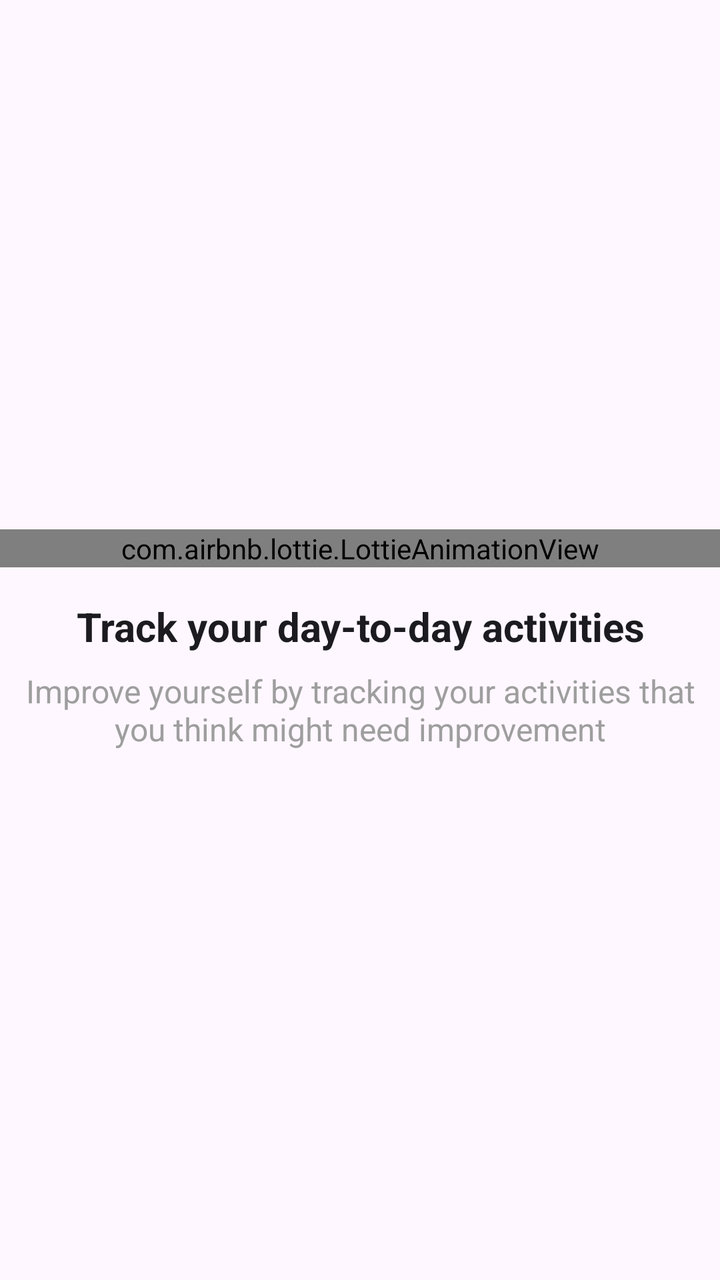
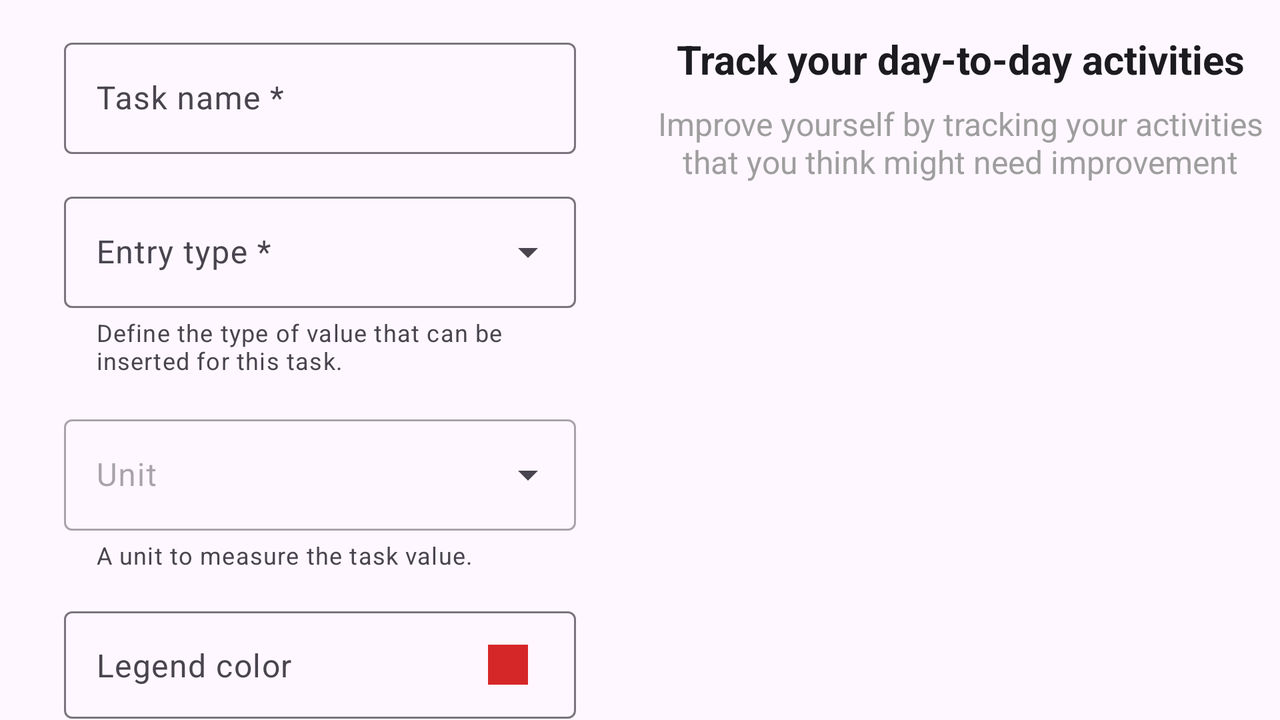

First picture: res/layout/ on a phone held upright. Second picture: the repository's own variant of that layout, on a device whose configuration matches the variant's folder. Source for both follows.
<!-- AndroidManifest.xml: application theme Theme.TaskTracker -->
<!-- res/layout/adapter_onboarding_item.xml -->
<?xml version="1.0" encoding="utf-8"?>
<androidx.constraintlayout.widget.ConstraintLayout xmlns:android="http://schemas.android.com/apk/res/android"
    xmlns:app="http://schemas.android.com/apk/res-auto"
    android:layout_width="match_parent"
    android:layout_height="match_parent">

    <LinearLayout
        android:id="@+id/onboarding_main_layout"
        android:layout_width="match_parent"
        android:layout_height="match_parent"
        android:gravity="center"
        android:orientation="vertical">

        <com.airbnb.lottie.LottieAnimationView
            android:id="@+id/onboarding_screen_animation"
            android:layout_width="match_parent"
            android:layout_height="wrap_content"
            app:lottie_autoPlay="true"
            app:lottie_fileName="lottie_onboarding_first.json"
            app:lottie_loop="true" />

        <TextView
            android:id="@+id/onboarding_screen_title"
            android:layout_width="match_parent"
            android:layout_height="wrap_content"
            android:layout_marginTop="16dp"
            android:gravity="center"
            android:text="@string/onboarding_screen1_title"
            android:textColor="@color/text_color"
            android:textSize="20sp"
            android:textStyle="bold" />

        <TextView
            android:id="@+id/onboarding_screen_msg"
            android:layout_width="match_parent"
            android:layout_height="wrap_content"
            android:layout_marginTop="8dp"
            android:gravity="center"
            android:text="@string/onboarding_screen1_msg"
            android:textColor="@color/onboarding_msg"
            android:textSize="16sp" />
    </LinearLayout>

    <androidx.core.widget.NestedScrollView
        android:id="@+id/onboarding_task_layout"
        android:layout_width="match_parent"
        android:layout_height="match_parent"
        android:visibility="gone">

        <androidx.constraintlayout.widget.ConstraintLayout
            android:layout_width="match_parent"
            android:layout_height="match_parent">

            <TextView
                android:id="@+id/onboarding_task_title"
                android:layout_width="match_parent"
                android:layout_height="wrap_content"
                android:layout_marginTop="16dp"
                android:gravity="center"
                android:text="@string/onboarding_screen3_title"
                android:textColor="@color/text_color"
                android:textSize="20sp"
                android:textStyle="bold"
                app:layout_constraintBottom_toTopOf="@+id/onboarding_task_msg"
                app:layout_constraintTop_toTopOf="parent" />

            <TextView
                android:id="@+id/onboarding_task_msg"
                android:layout_width="match_parent"
                android:layout_height="wrap_content"
                android:layout_marginTop="8dp"
                android:gravity="center"
                android:text="@string/onboarding_screen3_msg"
                android:textColor="@color/onboarding_msg"
                android:textSize="16sp"
                app:layout_constraintTop_toBottomOf="@+id/onboarding_task_title" />

            <include
                android:id="@+id/include"
                layout="@layout/fragment_task"
                android:layout_width="match_parent"
                android:layout_height="wrap_content"
                android:layout_marginTop="16dp"
                app:layout_constraintBottom_toBottomOf="parent"
                app:layout_constraintTop_toBottomOf="@+id/onboarding_task_msg" />

        </androidx.constraintlayout.widget.ConstraintLayout>
    </androidx.core.widget.NestedScrollView>

</androidx.constraintlayout.widget.ConstraintLayout>
<!-- res/layout/fragment_task.xml (included above) -->
<?xml version="1.0" encoding="utf-8"?>
<androidx.core.widget.NestedScrollView xmlns:android="http://schemas.android.com/apk/res/android"
    xmlns:app="http://schemas.android.com/apk/res-auto"
    xmlns:tools="http://schemas.android.com/tools"
    android:layout_width="match_parent"
    android:layout_height="match_parent"
    tools:context=".gui.fragments.TaskFragment">

    <androidx.constraintlayout.widget.ConstraintLayout
        android:layout_width="match_parent"
        android:layout_height="match_parent"
        android:paddingLeft="16dp"
        android:paddingRight="16dp">

        <com.google.android.material.textfield.TextInputLayout
            android:id="@+id/task_name_input_layout"
            android:layout_width="match_parent"
            android:layout_height="wrap_content"
            android:layout_marginStart="16dp"
            android:layout_marginTop="16dp"
            android:layout_marginEnd="16dp"
            android:hint="@string/task_header_name"
            app:layout_constraintStart_toStartOf="parent"
            app:layout_constraintTop_toTopOf="parent">

            <com.google.android.material.textfield.TextInputEditText
                android:id="@+id/task_name_edittext"
                android:layout_width="match_parent"
                android:layout_height="wrap_content"
                android:imeOptions="actionDone"
                android:inputType="textCapSentences" />

        </com.google.android.material.textfield.TextInputLayout>

        <com.google.android.material.textfield.TextInputLayout
            android:id="@+id/task_type_input_layout"
            style="@style/Widget.Material3.TextInputLayout.OutlinedBox.ExposedDropdownMenu"
            android:layout_width="match_parent"
            android:layout_height="wrap_content"
            android:layout_marginStart="16dp"
            android:layout_marginTop="16dp"
            android:layout_marginEnd="16dp"
            android:hint="@string/task_header_type"
            app:helperText="@string/task_details_type"
            app:layout_constraintStart_toStartOf="parent"
            app:layout_constraintTop_toBottomOf="@+id/task_name_input_layout">

            <AutoCompleteTextView
                android:id="@+id/task_type_edittext"
                android:layout_width="match_parent"
                android:layout_height="wrap_content"
                android:inputType="none" />

        </com.google.android.material.textfield.TextInputLayout>

        <com.google.android.material.textfield.TextInputLayout
            android:id="@+id/task_units_input_layout"
            style="@style/Widget.Material3.TextInputLayout.OutlinedBox.ExposedDropdownMenu"
            android:layout_width="match_parent"
            android:layout_height="wrap_content"
            android:layout_marginStart="16dp"
            android:layout_marginTop="16dp"
            android:layout_marginEnd="16dp"
            android:enabled="false"
            android:hint="@string/task_header_unit"
            app:helperText="@string/task_details_unit"
            app:layout_constraintStart_toStartOf="parent"
            app:layout_constraintTop_toBottomOf="@+id/task_type_input_layout">

            <AutoCompleteTextView
                android:id="@+id/task_units_edittext"
                android:layout_width="match_parent"
                android:layout_height="wrap_content"
                android:inputType="none" />

        </com.google.android.material.textfield.TextInputLayout>


        <Button
            android:id="@+id/task_color_input_button"
            style="@style/Widget.Material3.Button.OutlinedButton.Icon"
            android:layout_width="match_parent"
            android:layout_height="wrap_content"
            android:layout_marginStart="16dp"
            android:layout_marginTop="16dp"
            android:layout_marginEnd="16dp"
            android:gravity="start"
            android:paddingTop="16dp"
            android:paddingBottom="16dp"
            android:text="@string/task_header_color"
            android:textAppearance="?attr/textAppearanceBodyLarge"
            android:textColor="?attr/colorOnSurfaceVariant"
            app:icon="@color/legend_red"
            app:iconGravity="end"
            app:iconSize="20dp"
            app:iconTint="@color/legend_red"
            app:layout_constraintEnd_toEndOf="parent"
            app:layout_constraintStart_toStartOf="parent"
            app:layout_constraintTop_toBottomOf="@+id/task_units_input_layout"
            app:shapeAppearance="?attr/shapeAppearanceSmallComponent"
            app:strokeColor="?attr/colorOutline" />

        <TextView
            android:id="@+id/task_color_details_text"
            android:layout_width="0dp"
            android:layout_height="wrap_content"
            android:paddingLeft="16dp"
            android:text="@string/task_details_color"
            android:textAppearance="?attr/textAppearanceBodySmall"
            android:textColor="?attr/colorOnSurfaceVariant"
            app:layout_constraintEnd_toEndOf="@+id/task_color_input_button"
            app:layout_constraintStart_toStartOf="@+id/task_color_input_button"
            app:layout_constraintTop_toBottomOf="@+id/task_color_input_button" />

        <com.google.android.material.divider.MaterialDivider
            android:id="@+id/divider"
            android:layout_width="match_parent"
            android:layout_height="wrap_content"
            android:layout_marginTop="24dp"
            app:layout_constraintTop_toBottomOf="@id/task_color_details_text" />

        <com.google.android.material.materialswitch.MaterialSwitch
            android:id="@+id/notification_switch"
            android:layout_width="match_parent"
            android:layout_height="wrap_content"
            android:layout_marginStart="16dp"
            android:layout_marginTop="16dp"
            android:layout_marginEnd="16dp"
            android:text="Enable Notification"
            android:textAppearance="?attr/textAppearanceBodyLarge"
            app:layout_constraintTop_toBottomOf="@id/divider" />

        <LinearLayout
            android:id="@+id/notification_settings_container"
            android:layout_width="match_parent"
            android:layout_height="wrap_content"
            android:orientation="vertical"
            android:visibility="gone"
            android:layout_marginStart="16dp"
            android:layout_marginEnd="16dp"
            app:layout_constraintTop_toBottomOf="@id/notification_switch">

            <Button
                android:id="@+id/notification_time_button"
                style="@style/Widget.Material3.Button.OutlinedButton"
                android:layout_width="match_parent"
                android:layout_height="wrap_content"
                android:layout_marginTop="8dp"
                android:text="Set Notification Time"
                android:textAppearance="?attr/textAppearanceBodyLarge" />

            <TextView
                android:id="@+id/notification_days_header"
                android:layout_width="wrap_content"
                android:layout_height="wrap_content"
                android:layout_marginTop="16dp"
                android:text="Repeat on days:"
                android:textAppearance="?attr/textAppearanceBodyMedium" />

            <com.google.android.material.chip.ChipGroup
                android:id="@+id/notification_days_chip_group"
                android:layout_width="match_parent"
                android:layout_height="wrap_content"
                app:chipSpacingHorizontal="8dp">

                <com.google.android.material.chip.Chip
                    android:id="@+id/chip_mon"
                    style="@style/Widget.Material3.Chip.Filter"
                    android:layout_width="wrap_content"
                    android:layout_height="wrap_content"
                    android:text="Mon" />
                <com.google.android.material.chip.Chip
                    android:id="@+id/chip_tue"
                    style="@style/Widget.Material3.Chip.Filter"
                    android:layout_width="wrap_content"
                    android:layout_height="wrap_content"
                    android:text="Tue" />
                <com.google.android.material.chip.Chip
                    android:id="@+id/chip_wed"
                    style="@style/Widget.Material3.Chip.Filter"
                    android:layout_width="wrap_content"
                    android:layout_height="wrap_content"
                    android:text="Wed" />
                <com.google.android.material.chip.Chip
                    android:id="@+id/chip_thu"
                    style="@style/Widget.Material3.Chip.Filter"
                    android:layout_width="wrap_content"
                    android:layout_height="wrap_content"
                    android:text="Thu" />
                <com.google.android.material.chip.Chip
                    android:id="@+id/chip_fri"
                    style="@style/Widget.Material3.Chip.Filter"
                    android:layout_width="wrap_content"
                    android:layout_height="wrap_content"
                    android:text="Fri" />
                <com.google.android.material.chip.Chip
                    android:id="@+id/chip_sat"
                    style="@style/Widget.Material3.Chip.Filter"
                    android:layout_width="wrap_content"
                    android:layout_height="wrap_content"
                    android:text="Sat" />
                <com.google.android.material.chip.Chip
                    android:id="@+id/chip_sun"
                    style="@style/Widget.Material3.Chip.Filter"
                    android:layout_width="wrap_content"
                    android:layout_height="wrap_content"
                    android:text="Sun" />

            </com.google.android.material.chip.ChipGroup>

        </LinearLayout>


        <Button
            android:id="@+id/button_add"
            android:layout_width="wrap_content"
            android:layout_height="wrap_content"
            android:layout_marginTop="24dp"
            android:layout_marginBottom="32dp"
            android:text="@string/add"
            app:layout_constraintBottom_toBottomOf="parent"
            app:layout_constraintEnd_toEndOf="parent"
            app:layout_constraintStart_toStartOf="parent"
            app:layout_constraintTop_toBottomOf="@+id/notification_settings_container" />

    </androidx.constraintlayout.widget.ConstraintLayout>
</androidx.core.widget.NestedScrollView>
<!-- resources referenced by this layout -->
<resources>
  <color name="legend_red">#D62728</color>
  <color name="onboarding_msg">#9e9e9e</color>
  <color name="text_color">@color/theme_black</color>
  <string name="add">Add</string>
  <string name="onboarding_screen1_msg">Improve yourself by tracking your activities that you think might need improvement</string>
  <string name="onboarding_screen1_title">Track your day-to-day activities</string>
  <string name="onboarding_screen3_msg">It can be something you want to quit or something you want to improve, like Exercising, Charity work, etc.</string>
  <string name="onboarding_screen3_title">Let\'s create our first task to analyze</string>
  <string name="task_details_color">This color will be used to draw on Charts.</string>
  <string name="task_details_type">Define the type of value that can be inserted for this task.</string>
  <string name="task_details_unit">A unit to measure the task value.</string>
  <string name="task_header_color">Legend color</string>
  <string name="task_header_name">Task name *</string>
  <string name="task_header_type">Entry type *</string>
  <string name="task_header_unit">Unit</string>
  <!-- from res/values-v29/ -->
  <style name="Theme.TaskTracker" parent="Base.Theme.TaskTracker">
          
          <item name="android:navigationBarColor">@android:color/transparent</item>
          <item name="android:statusBarColor">@android:color/transparent</item>
          <item name="android:windowLightStatusBar">?attr/isLightTheme</item>
      </style>
  <color name="theme_black">#ff1c1b1f</color>
  <style name="Base.Theme.TaskTracker" parent="Theme.Material3.Light.NoActionBar">
          
          <item name="colorPrimaryDark">@color/colorPrimaryDark</item>
          <item name="colorAccent">@color/colorAccent</item>
          <item name="colorPrimary">@color/colorPrimary</item>
          <item name="colorOnPrimary">@color/white</item>
          <item name="colorPrimaryContainer">@color/colorPrimary</item>
          <item name="colorOnPrimaryContainer">@color/white</item>
          <item name="colorSecondaryContainer">@color/colorPrimaryLight</item>
          <item name="colorOnSecondaryContainer">@color/white</item>
          <item name="colorSurfaceVariant">@color/colorSecondaryLight</item>
      </style>
  <color name="colorPrimaryDark">#1F3864</color>
  <color name="colorAccent">#4372C4</color>
  <color name="colorPrimary">#4372C4</color>
  <color name="white">#FFFFFF</color>
  <color name="colorPrimaryLight">#558DF0</color>
  <color name="colorSecondaryLight">#558DF0</color>
</resources>
<!-- res/layout-land/adapter_onboarding_item.xml (the repository's variant of the layout above) -->
<!-- drawn on the phone turned sideways -->
<?xml version="1.0" encoding="utf-8"?>
<androidx.constraintlayout.widget.ConstraintLayout xmlns:android="http://schemas.android.com/apk/res/android"
    xmlns:app="http://schemas.android.com/apk/res-auto"
    android:layout_width="match_parent"
    android:layout_height="match_parent">

    <LinearLayout
        android:id="@+id/onboarding_main_layout"
        android:layout_width="match_parent"
        android:layout_height="match_parent"
        android:orientation="horizontal"
        android:visibility="gone">

        <com.airbnb.lottie.LottieAnimationView
            android:id="@+id/onboarding_screen_animation"
            android:layout_width="0dp"
            android:layout_height="match_parent"
            android:layout_weight="1"
            app:lottie_autoPlay="true"
            app:lottie_fileName="lottie_onboarding_first.json"
            app:lottie_loop="true" />

        <LinearLayout
            android:layout_width="0dp"
            android:layout_height="wrap_content"
            android:layout_marginTop="16dp"
            android:layout_weight="1"
            android:orientation="vertical">

            <TextView
                android:id="@+id/onboarding_screen_title"
                android:layout_width="match_parent"
                android:layout_height="wrap_content"
                android:gravity="center"
                android:text="@string/onboarding_screen1_title"
                android:textColor="@color/text_color"
                android:textSize="20sp"
                android:textStyle="bold" />

            <TextView
                android:id="@+id/onboarding_screen_msg"
                android:layout_width="match_parent"
                android:layout_height="wrap_content"
                android:layout_marginTop="8dp"
                android:gravity="center"
                android:text="@string/onboarding_screen1_msg"
                android:textColor="@color/onboarding_msg"
                android:textSize="16sp" />
        </LinearLayout>
    </LinearLayout>

    <androidx.core.widget.NestedScrollView
        android:id="@+id/onboarding_task_layout"
        android:layout_width="match_parent"
        android:layout_height="match_parent">

        <androidx.constraintlayout.widget.ConstraintLayout
            android:layout_width="match_parent"
            android:layout_height="match_parent">

            <LinearLayout
                android:id="@+id/onboarding_task_title_layout"
                android:layout_width="0dp"
                android:layout_height="wrap_content"
                android:layout_marginTop="16dp"
                android:layout_weight="1"
                android:orientation="vertical"
                app:layout_constraintEnd_toEndOf="parent"
                app:layout_constraintStart_toEndOf="@+id/include"
                app:layout_constraintTop_toTopOf="parent">

                <TextView
                    android:layout_width="match_parent"
                    android:layout_height="wrap_content"
                    android:gravity="center"
                    android:text="@string/onboarding_screen1_title"
                    android:textColor="@color/text_color"
                    android:textSize="20sp"
                    android:textStyle="bold" />

                <TextView
                    android:layout_width="match_parent"
                    android:layout_height="wrap_content"
                    android:layout_marginTop="8dp"
                    android:gravity="center"
                    android:text="@string/onboarding_screen1_msg"
                    android:textColor="@color/onboarding_msg"
                    android:textSize="16sp" />
            </LinearLayout>

            <include
                android:id="@+id/include"
                layout="@layout/fragment_task"
                android:layout_width="0dp"
                android:layout_height="match_parent"
                android:layout_weight="1"
                app:layout_constraintBottom_toBottomOf="parent"
                app:layout_constraintEnd_toStartOf="@+id/onboarding_task_title_layout"
                app:layout_constraintStart_toStartOf="parent"
                app:layout_constraintTop_toTopOf="parent" />

        </androidx.constraintlayout.widget.ConstraintLayout>
    </androidx.core.widget.NestedScrollView>

</androidx.constraintlayout.widget.ConstraintLayout>
<!-- resources referenced by the variant -->
<!-- as the phone turned sideways resolves them -->
<resources>
  <color name="legend_red">#D62728</color>
  <color name="onboarding_msg">#9e9e9e</color>
  <color name="text_color">@color/theme_black</color>
  <string name="add">Add</string>
  <string name="onboarding_screen1_msg">Improve yourself by tracking your activities that you think might need improvement</string>
  <string name="onboarding_screen1_title">Track your day-to-day activities</string>
  <string name="task_details_color">This color will be used to draw on Charts.</string>
  <string name="task_details_type">Define the type of value that can be inserted for this task.</string>
  <string name="task_details_unit">A unit to measure the task value.</string>
  <string name="task_header_color">Legend color</string>
  <string name="task_header_name">Task name *</string>
  <string name="task_header_type">Entry type *</string>
  <string name="task_header_unit">Unit</string>
  <!-- from res/values-v29/ -->
  <style name="Theme.TaskTracker" parent="Base.Theme.TaskTracker">
          
          <item name="android:navigationBarColor">@android:color/transparent</item>
          <item name="android:statusBarColor">@android:color/transparent</item>
          <item name="android:windowLightStatusBar">?attr/isLightTheme</item>
      </style>
  <color name="theme_black">#ff1c1b1f</color>
  <style name="Base.Theme.TaskTracker" parent="Theme.Material3.Light.NoActionBar">
          
          <item name="colorPrimaryDark">@color/colorPrimaryDark</item>
          <item name="colorAccent">@color/colorAccent</item>
          <item name="colorPrimary">@color/colorPrimary</item>
          <item name="colorOnPrimary">@color/white</item>
          <item name="colorPrimaryContainer">@color/colorPrimary</item>
          <item name="colorOnPrimaryContainer">@color/white</item>
          <item name="colorSecondaryContainer">@color/colorPrimaryLight</item>
          <item name="colorOnSecondaryContainer">@color/white</item>
          <item name="colorSurfaceVariant">@color/colorSecondaryLight</item>
      </style>
  <color name="colorPrimaryDark">#1F3864</color>
  <color name="colorAccent">#4372C4</color>
  <color name="colorPrimary">#4372C4</color>
  <color name="white">#FFFFFF</color>
  <color name="colorPrimaryLight">#558DF0</color>
  <color name="colorSecondaryLight">#558DF0</color>
</resources>
